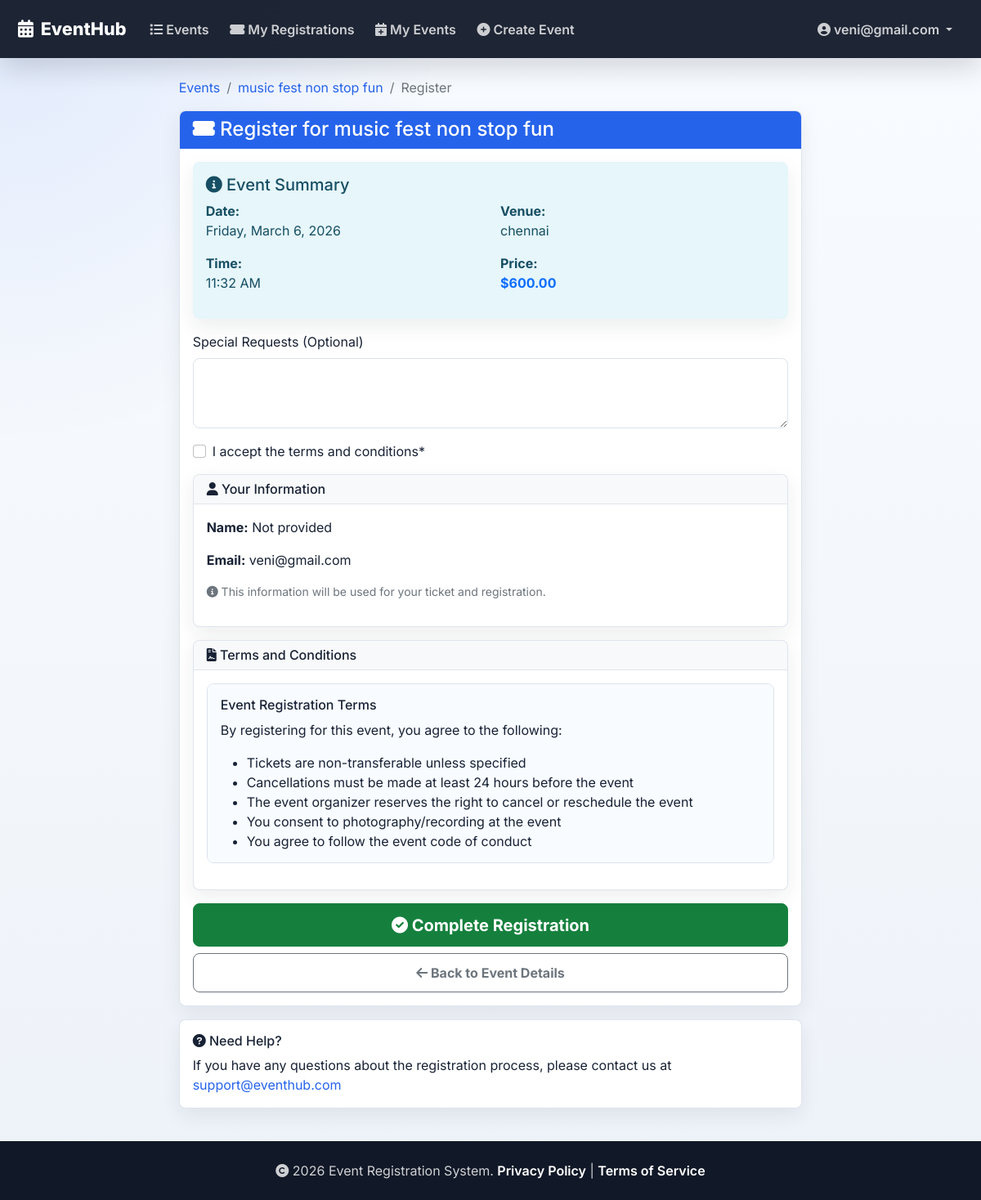
The page /events/event/2/register/ (signed in) on the database as committed earlier.
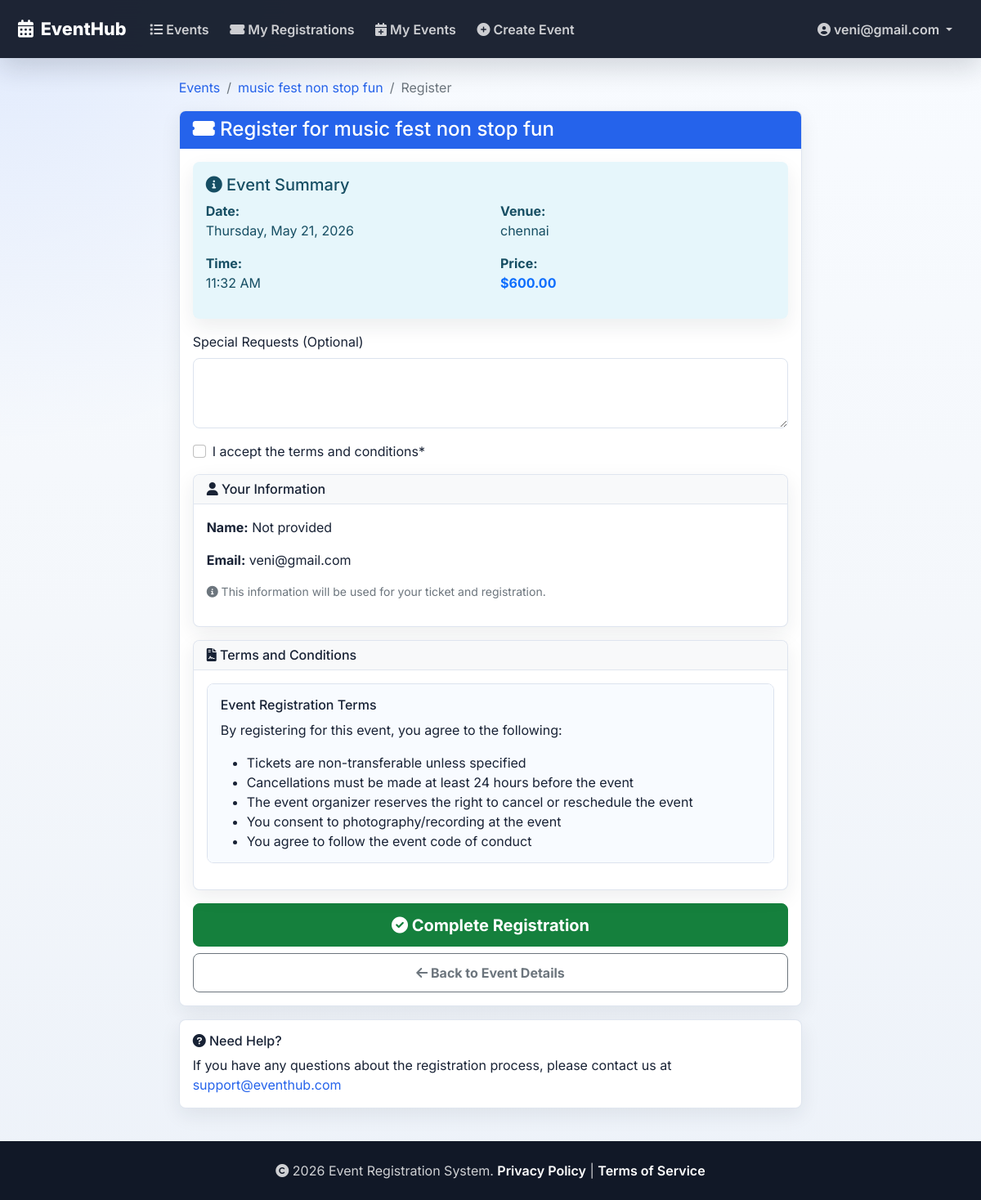
The same page on the database as committed later.
### events/models.py (models this page shows, shortened)
class Event(models.Model):
    title = models.CharField(max_length=200)
    description = models.TextField()
    venue = models.CharField(max_length=200)
    date = models.DateTimeField()
    capacity = models.IntegerField()
    price = models.DecimalField(max_digits=10, decimal_places=2, default=0.00)
    image = models.ImageField(upload_to='event_images/', blank=True, null=True)
    created_by = models.ForeignKey(User, on_delete=models.CASCADE, related_name='events_created')
    created_at = models.DateTimeField(auto_now_add=True)
    is_active = models.BooleanField(default=True)
    @property
    def available_seats(self):
        booked = self.registrations.filter(status='confirmed').count()
        return self.capacity - booked

### events/views.py (the view)
# urls.py: path('event/<int:pk>/register/', views.register_event, name='register_event'),
@login_required
def register_event(request, pk):
    event = get_object_or_404(Event, pk=pk, is_active=True)
    if event.available_seats <= 0:
        messages.error(request, 'Sorry, this event is full.')
        return redirect('event_detail', pk=event.pk)
    existing_registration = Registration.objects.filter(
        event=event,
        user=request.user,
        status__in=['pending', 'confirmed']
    ).first()
    if existing_registration:
        messages.warning(request, 'You are already registered for this event.')
        return redirect('my_registrations')
    if request.method == 'POST':
        form = RegistrationForm(request.POST)
        if form.is_valid():
            registration = Registration.objects.create(
                event=event,
                user=request.user,
                status='confirmed'
            )
            send_registration_email(request, registration)
            messages.success(request, f'Successfully registered for {event.title}! Check your email for the ticket.')
            return redirect('registration_success', pk=registration.pk)
    else:
        form = RegistrationForm()
    context = {
        'form': form,
        'event': event,
        'now': timezone.now(),
    }
    return render(request, 'events/register_event.html', context)

### events/forms.py
class RegistrationForm(forms.Form):
    special_requests = forms.CharField(
        widget=forms.Textarea(attrs={'rows': 3}),
        required=False,
        label='Special Requests (Optional)'
    )
    terms_accepted = forms.BooleanField(
        required=True,
        label='I accept the terms and conditions'
    )
    def __init__(self, *args, **kwargs):
        super().__init__(*args, **kwargs)
        self.helper = FormHelper()
        self.helper.layout = Layout(
            'special_requests',
            'terms_accepted',
            Submit('submit', 'Complete Registration')
        )

### events/templates/events/register_event.html (shortened to what the changed rows need)
{% extends 'base.html' %}
{% load crispy_forms_tags %}
{% block content %}
<div class="container">
    <div class="row justify-content-center">
        <div class="col-md-8">
            <nav aria-label="breadcrumb">
                <ol class="breadcrumb">
                    <li class="breadcrumb-item"><a href="{% url 'event_detail' event.pk %}">{{ event.title|truncatechars:30 }}</a></li>
                </ol>
            </nav>
            <div class="card">
                <div class="card-header bg-primary text-white">
                    <h4 class="mb-0">
                        <i class="fas fa-ticket-alt"></i> Register for {{ event.title }}
                    </h4>
                </div>
                <div class="card-body">
                    <div class="alert alert-info">
                        <div class="row">
                            <div class="col-md-6">
                                <p><strong>Date:</strong><br> {{ event.date|date:"l, F j, Y" }}</p>
                                <p><strong>Time:</strong><br> {{ event.date|date:"g:i A" }}</p>
                            </div>
                            <div class="col-md-6">
                                <p><strong>Venue:</strong><br> {{ event.venue }}</p>
                                <p><strong>Price:</strong><br>
                                    {% if event.price == 0 %}
                                        <span class="text-success fw-bold">Free</span>
                                    {% else %}
                                        <span class="text-primary fw-bold">${{ event.price }}</span>
                                    {% endif %}
                                </p>
                            </div>
                        </div>
                    </div>
                </div>
            </div>
        </div>
    </div>
</div>
{% endblock %}

Rows that differ between the two databases and show on the page:
changed Event "music fest non stop fun": date "Friday, March 6, 2026" → "Thursday, May 21, 2026"
